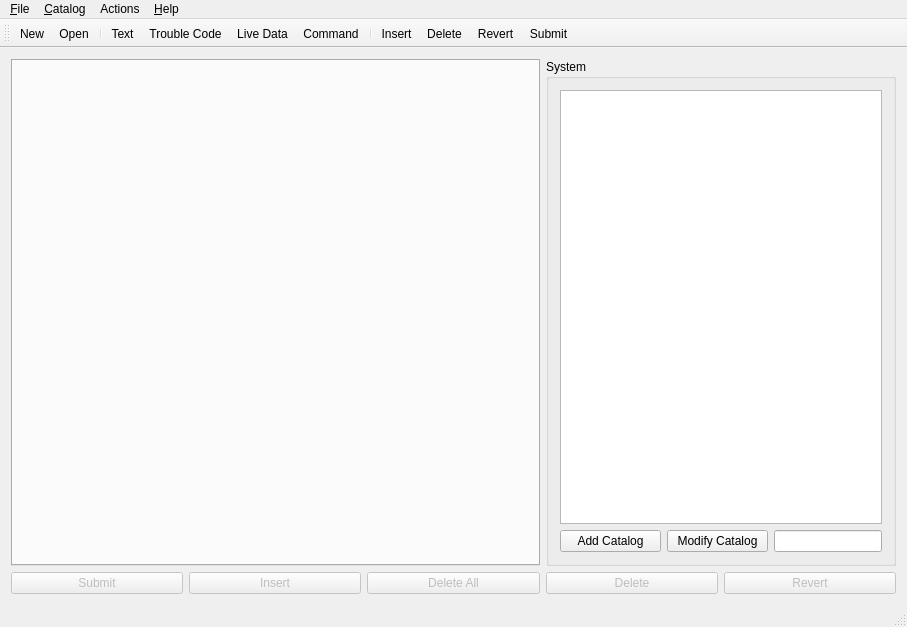
<?xml version="1.0" encoding="UTF-8"?>
<ui version="4.0">
 <class>MainWindow</class>
 <widget class="QMainWindow" name="MainWindow">
  <property name="geometry">
   <rect>
    <x>0</x>
    <y>0</y>
    <width>907</width>
    <height>627</height>
   </rect>
  </property>
  <property name="windowTitle">
   <string>MainWindow</string>
  </property>
  <widget class="QWidget" name="centralWidget">
   <layout class="QVBoxLayout" name="verticalLayout_2">
    <item>
     <layout class="QHBoxLayout" name="horizontalLayout_3">
      <item>
       <widget class="QTabWidget" name="tabWidget">
        <property name="minimumSize">
         <size>
          <width>500</width>
          <height>0</height>
         </size>
        </property>
        <property name="currentIndex">
         <number>-1</number>
        </property>
       </widget>
      </item>
      <item>
       <widget class="QGroupBox" name="groupBox">
        <property name="maximumSize">
         <size>
          <width>350</width>
          <height>16777215</height>
         </size>
        </property>
        <property name="title">
         <string>System</string>
        </property>
        <layout class="QVBoxLayout" name="verticalLayout">
         <item>
          <widget class="QListView" name="catalogList">
           <property name="maximumSize">
            <size>
             <width>600</width>
             <height>16777215</height>
            </size>
           </property>
          </widget>
         </item>
         <item>
          <layout class="QHBoxLayout" name="horizontalLayout_2">
           <item>
            <widget class="QPushButton" name="pushButtonAddCatalog">
             <property name="text">
              <string>Add Catalog</string>
             </property>
            </widget>
           </item>
           <item>
            <widget class="QPushButton" name="pushButtonModifyCatalog">
             <property name="text">
              <string>Modify Catalog</string>
             </property>
            </widget>
           </item>
           <item>
            <widget class="QLineEdit" name="lineEditAddSystem">
             <property name="sizePolicy">
              <sizepolicy hsizetype="Fixed" vsizetype="Fixed">
               <horstretch>0</horstretch>
               <verstretch>0</verstretch>
              </sizepolicy>
             </property>
            </widget>
           </item>
          </layout>
         </item>
        </layout>
       </widget>
      </item>
     </layout>
    </item>
    <item>
     <layout class="QHBoxLayout" name="horizontalLayout">
      <item>
       <widget class="QPushButton" name="pushButtonSubmit">
        <property name="enabled">
         <bool>false</bool>
        </property>
        <property name="text">
         <string>Submit</string>
        </property>
       </widget>
      </item>
      <item>
       <widget class="QPushButton" name="pushButtonInsert">
        <property name="enabled">
         <bool>false</bool>
        </property>
        <property name="text">
         <string>Insert</string>
        </property>
       </widget>
      </item>
      <item>
       <widget class="QPushButton" name="pushButtonDeleteAll">
        <property name="enabled">
         <bool>false</bool>
        </property>
        <property name="text">
         <string>Delete All</string>
        </property>
       </widget>
      </item>
      <item>
       <widget class="QPushButton" name="pushButtonDelete">
        <property name="enabled">
         <bool>false</bool>
        </property>
        <property name="text">
         <string>Delete</string>
        </property>
       </widget>
      </item>
      <item>
       <widget class="QPushButton" name="pushButtonRevert">
        <property name="enabled">
         <bool>false</bool>
        </property>
        <property name="text">
         <string>Revert</string>
        </property>
       </widget>
      </item>
     </layout>
    </item>
   </layout>
  </widget>
  <widget class="QMenuBar" name="menuBar">
   <property name="geometry">
    <rect>
     <x>0</x>
     <y>0</y>
     <width>907</width>
     <height>23</height>
    </rect>
   </property>
   <widget class="QMenu" name="menu_File">
    <property name="title">
     <string>&amp;File</string>
    </property>
    <addaction name="action_New"/>
    <addaction name="action_Open"/>
    <addaction name="action_Close"/>
    <addaction name="action_Exit"/>
   </widget>
   <widget class="QMenu" name="menu_Catalog">
    <property name="title">
     <string>&amp;Catalog</string>
    </property>
    <addaction name="action_Text"/>
    <addaction name="action_Trouble_Code"/>
    <addaction name="action_Live_Data"/>
    <addaction name="action_Command"/>
   </widget>
   <widget class="QMenu" name="menu_Help">
    <property name="title">
     <string>&amp;Help</string>
    </property>
    <addaction name="action_About"/>
   </widget>
   <widget class="QMenu" name="menuActions">
    <property name="title">
     <string>Actions</string>
    </property>
    <addaction name="actionInsert"/>
    <addaction name="actionDelete"/>
    <addaction name="actionRevert"/>
    <addaction name="actionSubmit"/>
   </widget>
   <addaction name="menu_File"/>
   <addaction name="menu_Catalog"/>
   <addaction name="menuActions"/>
   <addaction name="menu_Help"/>
  </widget>
  <widget class="QToolBar" name="mainToolBar">
   <attribute name="toolBarArea">
    <enum>TopToolBarArea</enum>
   </attribute>
   <attribute name="toolBarBreak">
    <bool>false</bool>
   </attribute>
   <addaction name="action_New"/>
   <addaction name="action_Open"/>
   <addaction name="separator"/>
   <addaction name="action_Text"/>
   <addaction name="action_Trouble_Code"/>
   <addaction name="action_Live_Data"/>
   <addaction name="action_Command"/>
   <addaction name="separator"/>
   <addaction name="actionInsert"/>
   <addaction name="actionDelete"/>
   <addaction name="actionRevert"/>
   <addaction name="actionSubmit"/>
  </widget>
  <widget class="QStatusBar" name="statusBar"/>
  <action name="action_New">
   <property name="text">
    <string>&amp;New</string>
   </property>
   <property name="shortcut">
    <string>Ctrl+N</string>
   </property>
  </action>
  <action name="action_Open">
   <property name="text">
    <string>&amp;Open</string>
   </property>
   <property name="shortcut">
    <string>Ctrl+O</string>
   </property>
  </action>
  <action name="action_Close">
   <property name="text">
    <string>&amp;Close</string>
   </property>
   <property name="shortcut">
    <string>Ctrl+W</string>
   </property>
  </action>
  <action name="action_Exit">
   <property name="text">
    <string>&amp;Exit</string>
   </property>
   <property name="shortcut">
    <string>Ctrl+Q</string>
   </property>
  </action>
  <action name="action_Text">
   <property name="text">
    <string>&amp;Text</string>
   </property>
   <property name="shortcut">
    <string>Ctrl+T</string>
   </property>
  </action>
  <action name="action_Trouble_Code">
   <property name="text">
    <string>&amp;Trouble Code</string>
   </property>
   <property name="shortcut">
    <string>Ctrl+R</string>
   </property>
  </action>
  <action name="action_Live_Data">
   <property name="text">
    <string>&amp;Live Data</string>
   </property>
   <property name="shortcut">
    <string>Ctrl+L</string>
   </property>
  </action>
  <action name="action_Command">
   <property name="text">
    <string>&amp;Command</string>
   </property>
   <property name="shortcut">
    <string>Ctrl+M</string>
   </property>
  </action>
  <action name="action_About">
   <property name="text">
    <string>&amp;About</string>
   </property>
  </action>
  <action name="actionInsert">
   <property name="text">
    <string>Insert</string>
   </property>
   <property name="shortcut">
    <string>Ctrl+I</string>
   </property>
  </action>
  <action name="actionDelete">
   <property name="text">
    <string>Delete</string>
   </property>
   <property name="shortcut">
    <string>Ctrl+D</string>
   </property>
  </action>
  <action name="actionRevert">
   <property name="text">
    <string>Revert</string>
   </property>
   <property name="shortcut">
    <string>Ctrl+B</string>
   </property>
  </action>
  <action name="actionSubmit">
   <property name="text">
    <string>Submit</string>
   </property>
   <property name="shortcut">
    <string>Ctrl+S</string>
   </property>
  </action>
 </widget>
 <layoutdefault spacing="6" margin="11"/>
 <resources/>
 <connections>
  <connection>
   <sender>actionInsert</sender>
   <signal>triggered()</signal>
   <receiver>pushButtonInsert</receiver>
   <slot>click()</slot>
   <hints>
    <hint type="sourcelabel">
     <x>-1</x>
     <y>-1</y>
    </hint>
    <hint type="destinationlabel">
     <x>117</x>
     <y>95</y>
    </hint>
   </hints>
  </connection>
  <connection>
   <sender>actionSubmit</sender>
   <signal>triggered()</signal>
   <receiver>pushButtonSubmit</receiver>
   <slot>click()</slot>
   <hints>
    <hint type="sourcelabel">
     <x>-1</x>
     <y>-1</y>
    </hint>
    <hint type="destinationlabel">
     <x>117</x>
     <y>66</y>
    </hint>
   </hints>
  </connection>
  <connection>
   <sender>actionRevert</sender>
   <signal>triggered()</signal>
   <receiver>pushButtonRevert</receiver>
   <slot>click()</slot>
   <hints>
    <hint type="sourcelabel">
     <x>-1</x>
     <y>-1</y>
    </hint>
    <hint type="destinationlabel">
     <x>117</x>
     <y>153</y>
    </hint>
   </hints>
  </connection>
  <connection>
   <sender>actionDelete</sender>
   <signal>triggered()</signal>
   <receiver>pushButtonDelete</receiver>
   <slot>click()</slot>
   <hints>
    <hint type="sourcelabel">
     <x>-1</x>
     <y>-1</y>
    </hint>
    <hint type="destinationlabel">
     <x>117</x>
     <y>124</y>
    </hint>
   </hints>
  </connection>
 </connections>
</ui>
